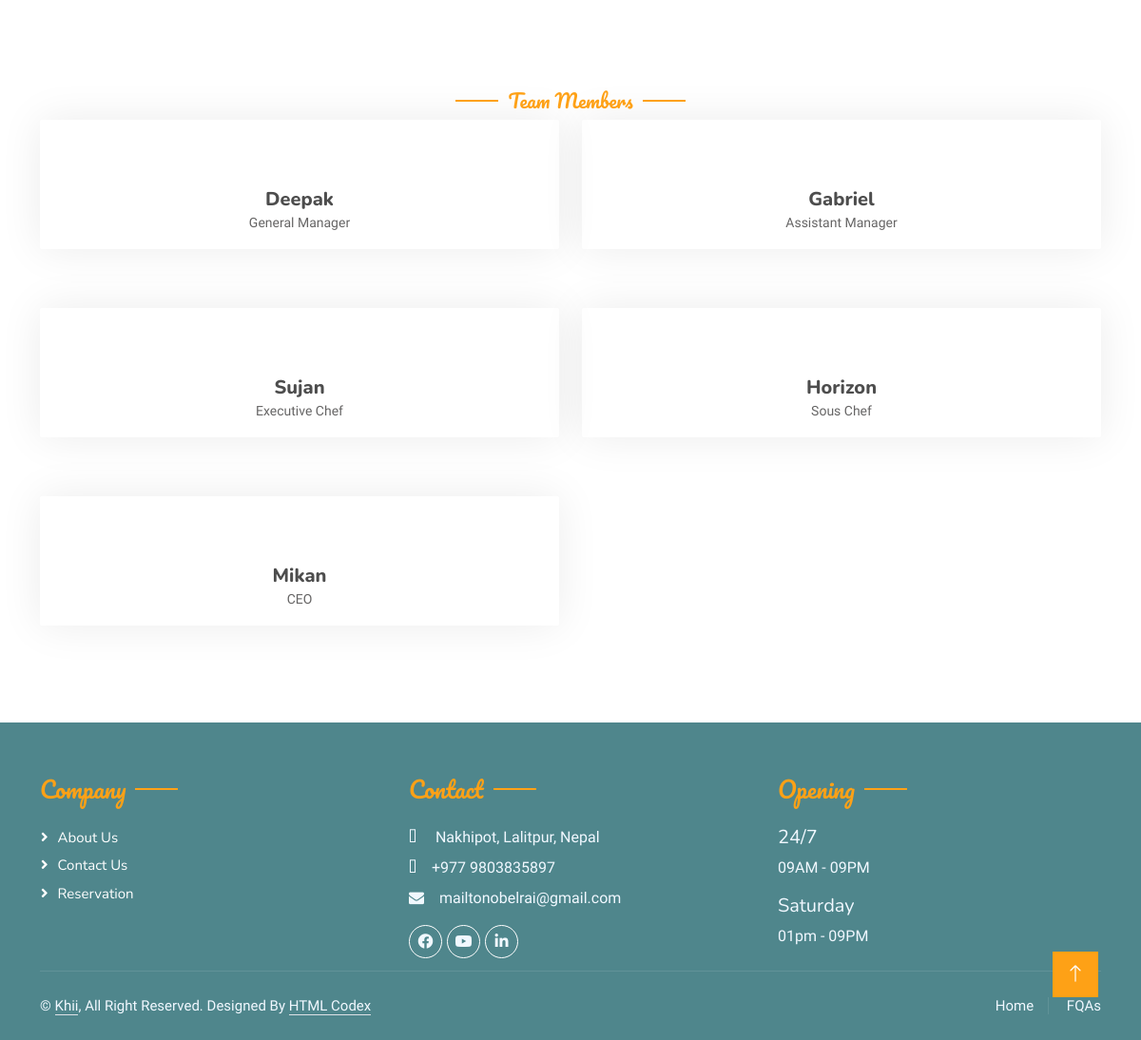
Before: /team/ (lower part) with the older database file.
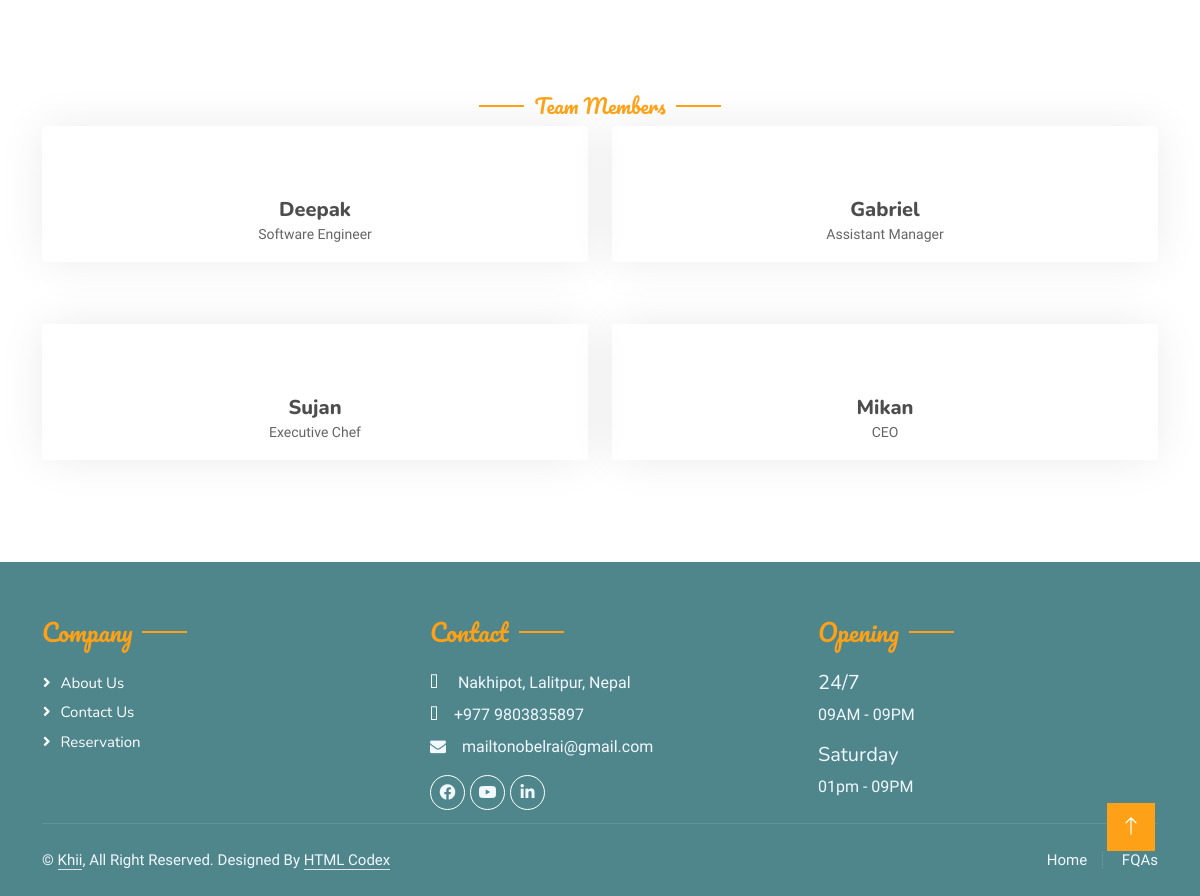
After: the same page with the newer database file.
### home/models.py (models this page shows, shortened)
class Staff(models.Model):
    name = models.CharField(max_length=20)
    gender = models.CharField(choices=GENDER_CHOICES, max_length=50, null=True)
    designation = models.CharField(max_length=20, null=True)
    facebook = models.CharField(max_length=200, null=True)
    linkedin = models.CharField(max_length=200, null=True)
    instagram = models.CharField(max_length=200, null=True)
    date_added = models.DateTimeField(auto_now_add=True, null=True)

### home/views.py (the view)
# urls.py: path("team/", team, name="team"),
def team(request):
    context = {
    "teams": Staff.objects.all(),
    }
    return render(request, "team.html", context)

### template/team.html (shortened to what this page needs)
{% extends 'base.html' %}
{% block myblock %}
        <div class="container-xxl pt-5 pb-3">
            <div class="container">
                <div class="text-center wow fadeInUp" data-wow-delay="0.1s">
                    <h5 class="section-title ff-secondary text-center text-primary fw-normal">Team Members</h5>
                </div>
                <div class="row g-4">
                            {% for team in teams %}
                    <div class="col-lg-3 col-md-6 wow fadeInUp" data-wow-delay="0.1s">
                        <div class="team-item text-center rounded overflow-hidden">
                            <div class="rounded-circle overflow-hidden m-4">
                            </div>
                            <h5 class="mb-0">{{ team.name }}</h5>
                            <small>{{ team.designation }}</small>
                        </div>
                    </div>
                     {% endfor %}
                </div>
            </div>
        </div>
{% endblock %}

Changed rows visible on the page:
removed Staff: name "Horizon", designation "Sous Chef"
changed Staff "Deepak": designation "General Manager" → "Software Engineer"
